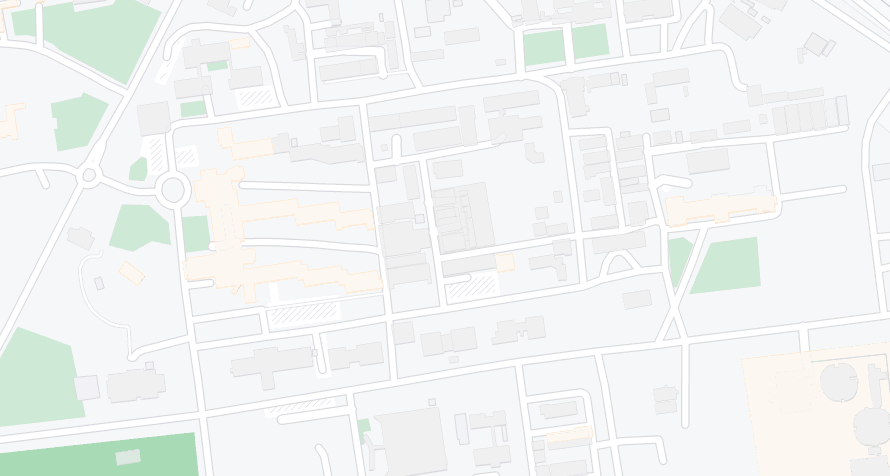
#> input picture Problem_2/assets/unlabelled_map.png, 890 x 476 px
$ jupyter execute --allow-errors Map_Processing.ipynb
#> lines starting #> are read from the running program, lines starting #| are printed output that depends on the picture; after the words box and inside, x2 and y2 are one past the last pixel; in counts of white or black regions, pixels touching at a corner belong together
[cell 1]
import cv2 as cv
import numpy as np
import math

map_init = cv.imread("assets/unlabelled_map.png", cv.IMREAD_COLOR)
#> map_init is the input picture: shape (476, 890, 3); mean B, G, R 243.3, 244.2, 241.7
#map_init = cv.imread("assets/unlabelled_map.png", cv.IMREAD_GRAYSCALE)
cv.imshow("Unprocessed Map", map_init)
cv.waitKey(0)
cv.destroyAllWindows()

[cell 2]
bin_map_nodfs = np.full((476,890), 0, dtype=np.uint8)
for i in range(476):
    for j in range(890):
        if(tuple(map_init[i,j]) == (255, 255, 255)):
            bin_map_nodfs[i,j] = 255

cv.imshow("Binary unprocessed map, before DFS", bin_map_nodfs)
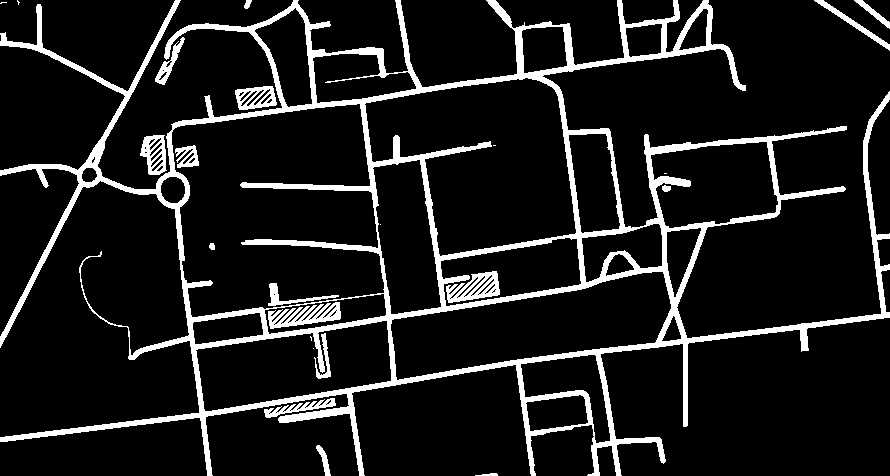
#> window 'Binary unprocessed map, before': shape (476, 890); 11.3% white; 24 white regions (7 under 20 px), largest, box (x1, y1, x2, y2) and area: (0, 0, 890, 476) 41850, (268, 302, 341, 329) 989, (446, 271, 500, 303) 891
cv.waitKey(0)
cv.destroyAllWindows()

[cell 3]
#Taking the Final Roadmap as the current binary Image
bin_map = bin_map_nodfs

### RRT* Implementation

[cell 4]
class Graph:
    def __init__(self, display):
        self.__AdjList = []
        self.Coordinates = []
        self.image = display
        self.maxminx = None
        self.maxminy = None
        print("New Graph has been created")#debug

    def add_node(self, coordinates):
        self.__AdjList.append([])
        self.Coordinates.append(coordinates)
        y, x = coordinates
        print("New coordinates", coordinates, "have been added")#debug
        cv.circle(self.image, (x, y), 2, color=(255,0,0))
        if(self.maxminx == None):
            self.maxminx = (x, x)
            self.maxminy = (y, y)
        else:
            self.maxminx = (max(self.maxminx[0], x), min(self.maxminx[1], x))
            self.maxminy = (max(self.maxminy[0], y), min(self.maxminy[1], y))

    # [49 lines left out: functions add_edge, sample_point, find_Nearest, movement_towards_unit_vector, not called in this run]

def RRT_star(bin_image, initial_pos, destination, dist_trim, goal_radius):
#> called with initial_pos = (188, 187), destination = (223, 724), dist_trim = 100, goal_radius = 17
    temp_image = cv.cvtColor(bin_image, cv.COLOR_GRAY2BGR)
    G = Graph(temp_image)
    G.add_node(initial_pos)
#> in add_node, `cv.circle(self.image, (x, y), 2, color=(255,0,0))`: self.image: shape (476, 890, 3); mean B, G, R 28.8, 28.8, 28.8
    while True:
        #End this loop when nearest vertex to goal is within 'goal_radius'
        cv.imshow("RRT Path Planning", temp_image)
        print("Image shown")#debug
        Key = cv.waitKey(20)
#> (key Esc is pressed here)
        if(Key != -1):
            print("Loop broken due to Key Press")
            break
        while True:
            #End this loop when the Tree has grown by one vertex
            point = G.sample_point()
            if(bin_image[point] == 255):
                nearest = G.find_Nearest(point)
                if(nearest == None):
                    continue
                else:
                    y, x = movement_towards_unit_vector(G.Coordinates[nearest], point, dist_trim)
                    G.add_node((y, x))
                    G.add_edge(-1, nearest)
                    break
        y1, x1 = destination
        y2, x2 = G.Coordinates[-1]
        dist = math.sqrt((y2-y1)**2 + (x2-x1)**2)
        print("Node added")
        if(dist <= goal_radius):
            G.add_node(destination)
            G.add_edge(-2, -1)
            print("Goal reached! press any key to exit")
            cv.imshow("RRT Path Planning", temp_image)
            break
    cv.waitKey(0)
    cv.destroyAllWindows()
